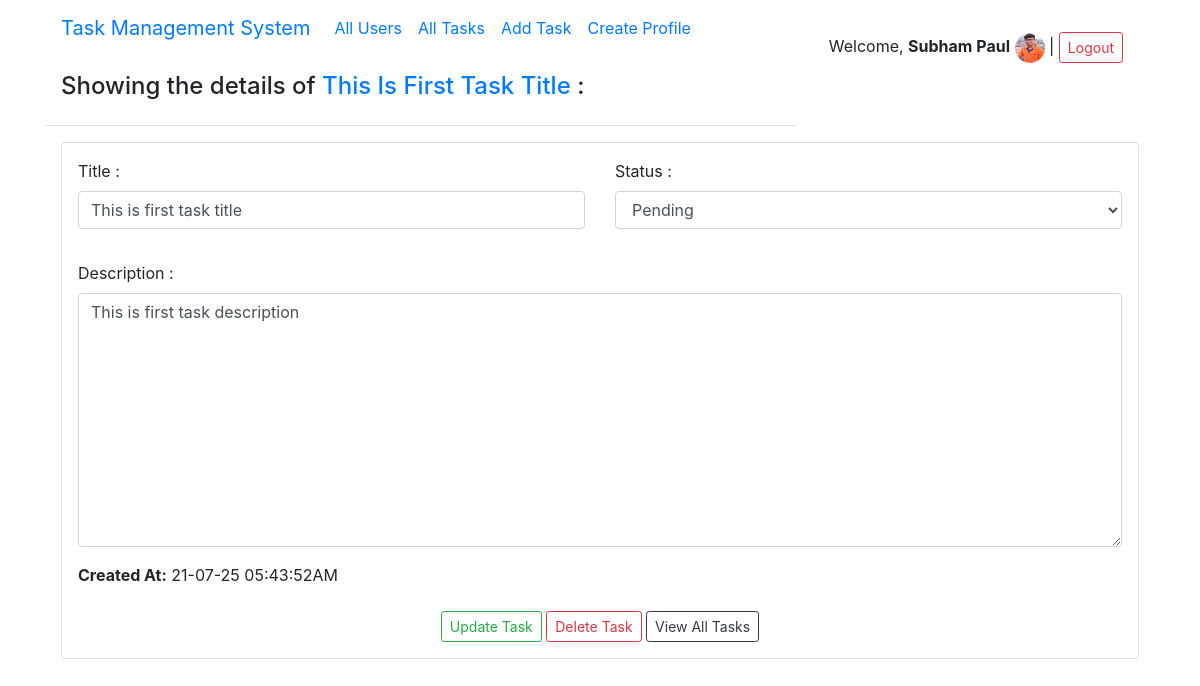
Page /view_tasks?tid=task-001-001 (signed in) on the committed database.
### tables this page shows
CREATE TABLE `tasks` (
  `task_id` varchar(100) NOT NULL,
  `title` text NOT NULL,
  `description` text NOT NULL,
  `status` varchar(20) NOT NULL DEFAULT 'Pending',
  `user_id` varchar(100) NOT NULL,
  `created` timestamp NOT NULL DEFAULT current_timestamp()
);

### view_tasks.php (the view, shortened to what this page needs)
<!DOCTYPE html>
<html lang="en">
<head>
</head>
<body>
  <div class="container">
    <?php
    include_once("auth.php");
    include_once("./assets/plugins.php");
      include_once("navbar.php");
    include_once("db.php");
    try {
      $con = new PDO("mysql:host=$HOST;dbname=$DB", $USER, $PASS);
      $con->setAttribute(PDO::ATTR_ERRMODE, PDO::ERRMODE_EXCEPTION);
      $SQL = "select * from tasks where task_id=:tid";
      $stmt = $con->prepare($SQL);
      $stmt->execute(['tid' => $_GET['tid']]);
      if ($rows = $stmt->fetch(PDO::FETCH_OBJ)) {
    ?>
        <header class="modal-header">
          <h4>Showing the details of <span class="text-primary"><?php echo ucwords($rows->title); ?> </span>:</h4>
        </header>
        <div class="card p-3 m-3">
          <form method="POST" action="updatetask">
            <div class="form-group">
              <div class="row">
                <div class="col">
                  <label for="editTitle">Title :</label>
                  <input type="text" name="editTitle" value="<?php echo $rows->title; ?>" class="form-control">
                </div>
                <div class="col">
                  <div class="form-group">
                    <label for="editStatus">Status :</label>
                    <select name="editStatus" class="form-control" required>
                      <option <?php if ($rows->status == "Pending") echo "selected"; ?>>Pending</option>
                    </select>
                  </div>
                </div>
              </div>
            </div>
            <div class="form-group">
              <label for="editDesc">Description :</label>
              <textarea name="editDesc" id="editDesc" cols="30" rows="10"
              class="form-control"><?php echo $rows->description; ?></textarea>
            </div>
            <div class="form-group">
              <label for="" class="font-weight-bold">Created At:</label>
              <?php echo  date("d-m-y h:i:sA", strtotime($rows->created)); ?>
            </div>
            <div align="center">
              <button class="btn btn-sm btn-outline-success">Update Task</button>
              <a class="btn btn-sm btn-outline-danger" onclick="return confirm('Do You want to Delete This Task ?');"
                href="delete_task?tid=<?php echo $rows->task_id; ?>">Delete Task</a>
              <a href="tasks" class="btn btn-sm btn-outline-dark">View All Tasks</a>
            </div>
          </form>
        </div>
    <?php
      }
    } catch (PDOException $ex) {
      die($ex->getMessage());
    }
    ?>
  </div>
</body>
</html>

### rows in the picture
tasks: title "This Is First Task Title", editTitle "This is first task title", editStatus "Pending", editDesc "This is first task description", created "21-07-25 05:43:52AM"

### other values in the picture
$_SESSION['USER'] "Subham Paul"
